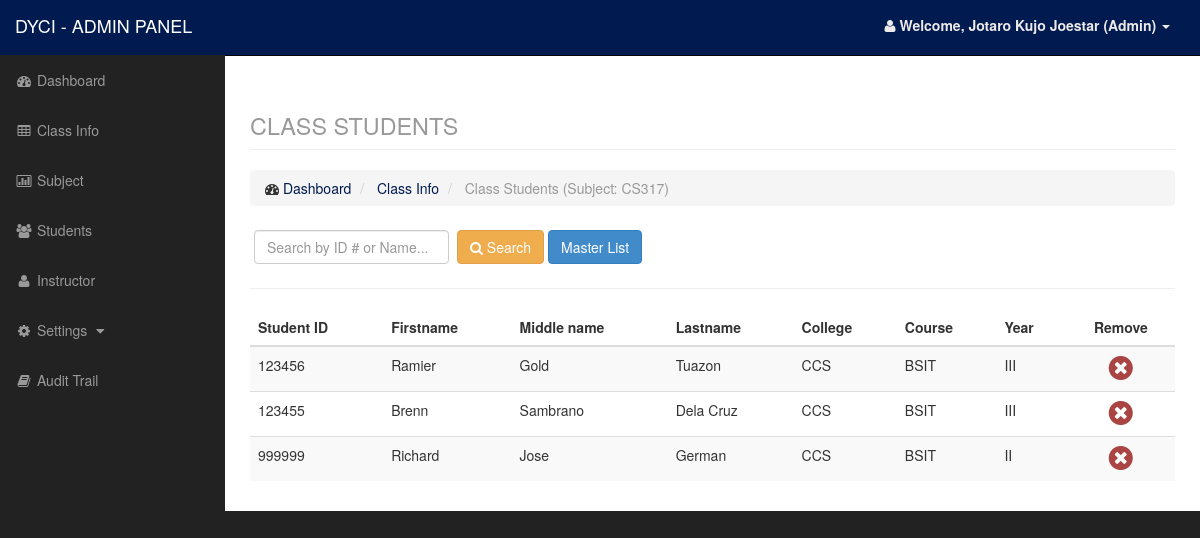
The app's page /admin/classstudentlab.php?classid=16 (signed in) with its own data.
### tables this page shows
CREATE TABLE `class` (
  `id` int(11) NOT NULL,
  `course` varchar(250) NOT NULL,
  `year` varchar(50) NOT NULL,
  `section` varchar(2) NOT NULL,
  `college` varchar(100) NOT NULL,
  `sem` varchar(50) NOT NULL,
  `teacher` varchar(50) NOT NULL,
  `subject` varchar(50) NOT NULL,
  `mergesubject` varchar(50) NOT NULL,
  `SY` varchar(50) NOT NULL
);

CREATE TABLE `student` (
  `id` int(11) NOT NULL,
  `studid` varchar(100) NOT NULL,
  `fname` varchar(50) NOT NULL,
  `midname` varchar(50) NOT NULL,
  `lname` varchar(50) NOT NULL,
  `college` varchar(50) NOT NULL,
  `course` varchar(100) NOT NULL,
  `year` varchar(50) NOT NULL,
  `section` varchar(50) NOT NULL
);

### admin/data/class_model.php (called while the page is built, shortened)
<?php
$class = new Dataclass();
class Dataclass
{
    function getstudentsubjectlab()
    {
        $classid = $_GET['classid'];
        $q = "select * from studentsubjectlab where classid=$classid";
        $r = mysqli_query($conn,$q);
        $result = array();
        while ($row = mysqli_fetch_array($r)) {
            $q2 = 'select * from student where id=' . $row['studid'] . '';
            $r2 = mysqli_query($conn,$q2);
            $result[] = mysqli_fetch_array($r2);
        }
        return $result;
    }
}

### admin/classstudentlab.php (the view, shortened to what this page needs)
<?php
    include('include/header.php');
    include('include/sidebar.php');
    include('data/student_model.php');
    include('data/data_model.php');
    include('data/class_model.php');
    $search = isset($_POST['search']) ? $_POST['search']: null;
    $student = $student->getstudent($search);
    $studentsubject = $class->getstudentsubjectlab();
    $classid = $_GET['classid'];
    $rc = mysql_query("select * from class where id=$classid");
    $rc = mysql_fetch_array($rc);
    $subject = $rc['subject'];
?>
<div id="page-wrapper">
    <div class="container-fluid">
        <div class="row">
            <div class="col-lg-12">
                <h1 class="page-header">
                    <small>CLASS STUDENTS</small>
                </h1>
                <ol class="breadcrumb">
                    <li>
                        <i class="fa fa-dashboard"></i> <a href="index.php">Dashboard</a>
                    </li>
                    <li>
                        <a href="class.php">Class Info</a>
                    </li>
                    <li class="active">
                        Class Students (Subject: <?php echo $subject; ?>)
                    </li>
                </ol>
            </div>
        </div>
        <div class="row">
            <div class="col-lg-12">
                <div class="form-inline form-padding">
                    <form action="classstudentlab.php?classid=<?php echo $classid;?>" method="post">
                        <input type="text" class="form-control" name="search" placeholder="Search by ID # or Name..." required autofocus>
                        <button type="submit" name="submitsearch" class="btn btn-success"><i class="fa fa-search"></i> Search</button>
                        <a href="masterlist.php?classid=<?php echo $classid;?>" target="_blank" class="btn btn-primary">Master List</a>
                    </form>
                </div>
            </div>
        </div>
        <hr />
        <div class="row">
            <div class="col-lg-12">
                <div class="table-responsive">
                <?php if($search){ ?>
                        <table class="table table-striped">
                            <thead>
                                <tr>
                                    <th>Student ID</th>
                                    <th>First name</th>
                                    <th>Middle name</th>
                                    <th>Last name</th>
                                    <th>College</th>
                                    <th>Course</th>
                                    <th>Year</th>
                                    <th class="text-center">Action</th>
                                </tr>
                            </thead>
                            <tbody>
                                <?php while($row = mysql_fetch_array($student)): ?>
                                <tr>
                                    <td><?php echo $row['studid']; ?></td>
                                    <td><?php echo $row['fname']; ?></td>
                                    <td><?php echo $row['midname']; ?></td>
                                    <td><?php echo $row['lname']; ?></td>
                                    <td><?php echo $row['college']; ?></td>
                                    <td><?php echo $row['course']; ?></td>
                                    <td><?php echo $row['year']; ?></td>
                                    <td class="text-center"><a href="data/class_model.php?q=addstudentlab&studid=<?php echo $row['id']; ?>&classid=<?php echo $classid;?>" class="btn btn-warning">Add to class</a></td>
                                </tr>
                                <?php endwhile;?>
                                <?php if(mysql_num_rows($student) < 1): ?>
                                    <tr>
                                        <td colspan="12" class="text-center text-danger"><strong>*** NO RESULT ***</strong></td>
                                    </tr>
                                <?php endif;?>
                            </tbody>
                        </table>
                <?php }else{ ?>
                        <table class="table table-striped">
                            <thead>
                                <th>Student ID</th>
                                <th>Firstname</th>
                                <th>Middle name</th>
                                <th>Lastname</th>
                                <th>College</th>
                                <th>Course</th>
                                <th>Year</th>
                                <th class="text-center">Remove</th>
                            </thead>
                            <tbody>
                                <?php foreach($studentsubject as $row): ?>
                                <tr>
                                    <td><?php echo $row['studid']; ?></td>
                                    <td><?php echo $row['fname']; ?></td>
                                    <td><?php echo $row['midname']; ?></td>
                                    <td><?php echo $row['lname']; ?></td>
                                    <td><?php echo $row['college']; ?></td>
                                    <td><?php echo $row['course']; ?></td>
                                    <td><?php echo $row['year']; ?></td>
                                    <td class="text-center"><a href="data/class_model.php?q=removestudentlab&studid=<?php echo $row['id']; ?>&classid=<?php echo $classid;?>" class="confirmation"><i class="fa fa-times-circle fa-2x text-danger"></i></a></td>
                                </tr>
                                <?php endforeach;?>
                            </tbody>
                        </table>
                <?php } ?>
                    </div>
            </div>
        </div>
    </div>
</div>
<?php include('include/footer.php');

### css/sb-admin.css (style rules this page uses)
body { margin-top: 100px; background-color: #222; }
@media (min-width:768px) { body { margin-top: 50px; } }
#page-wrapper { width: 100%; padding: 0; background-color: #fff; }
@media (min-width:768px) { #page-wrapper { padding: 10px; } }
input { margin: .4rem; }

### records on screen
class: subject "CS317"
student: studid "123456", fname "Ramier", midname "Gold", lname "Tuazon", college "CCS", course "BSIT", year "III"
student: studid "123455", fname "Brenn", midname "Sambrano", lname "Dela Cruz", college "CCS", course "BSIT", year "III"
student: studid "999999", fname "Richard", midname "Jose", lname "German", college "CCS", course "BSIT", year "II"

### other values on screen
$_SESSION['name'] "Jotaro Kujo Joestar"
